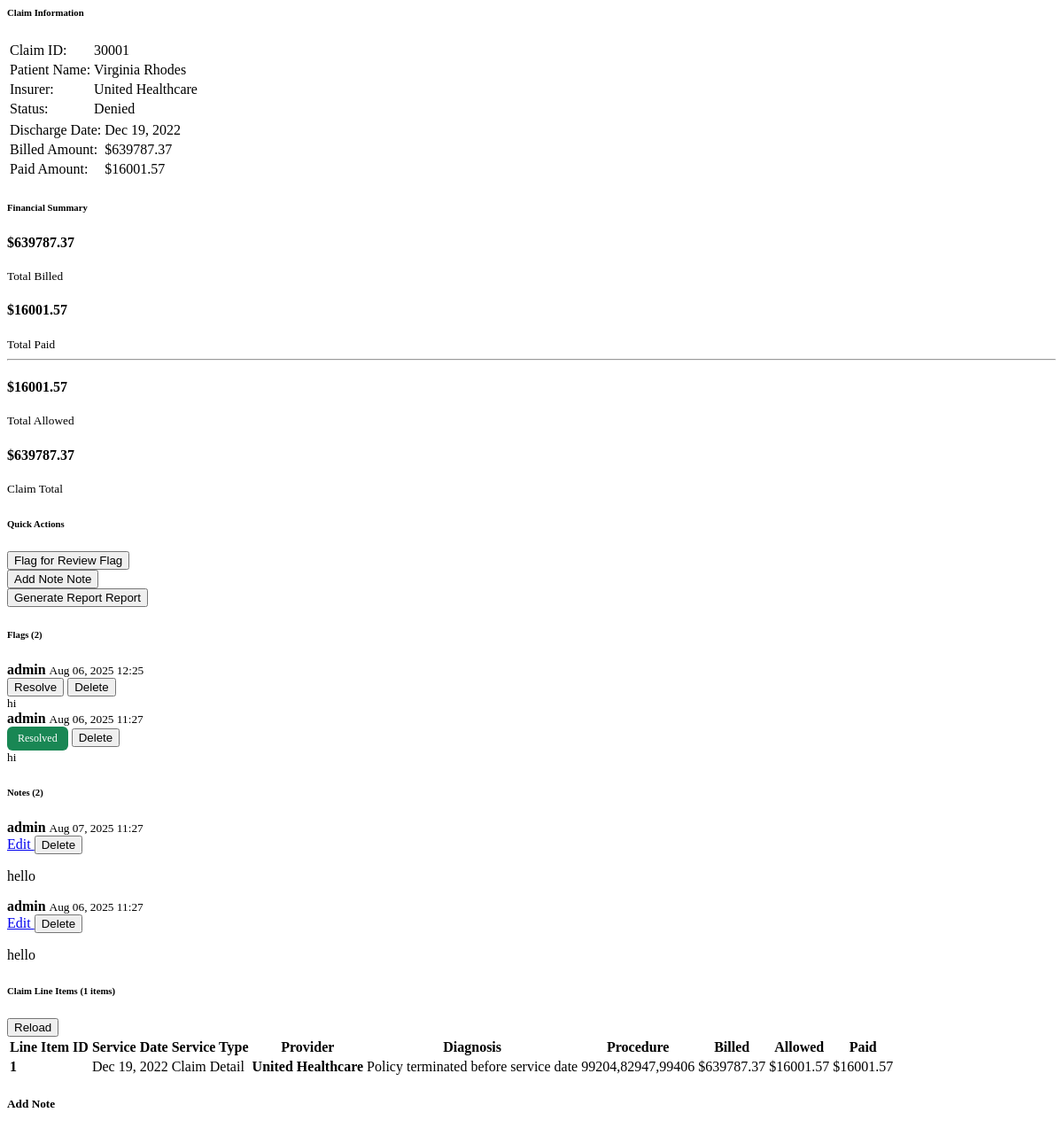
Before: /dashboard/claims/30001/htmx/ (signed in, upper part) with the older database file.
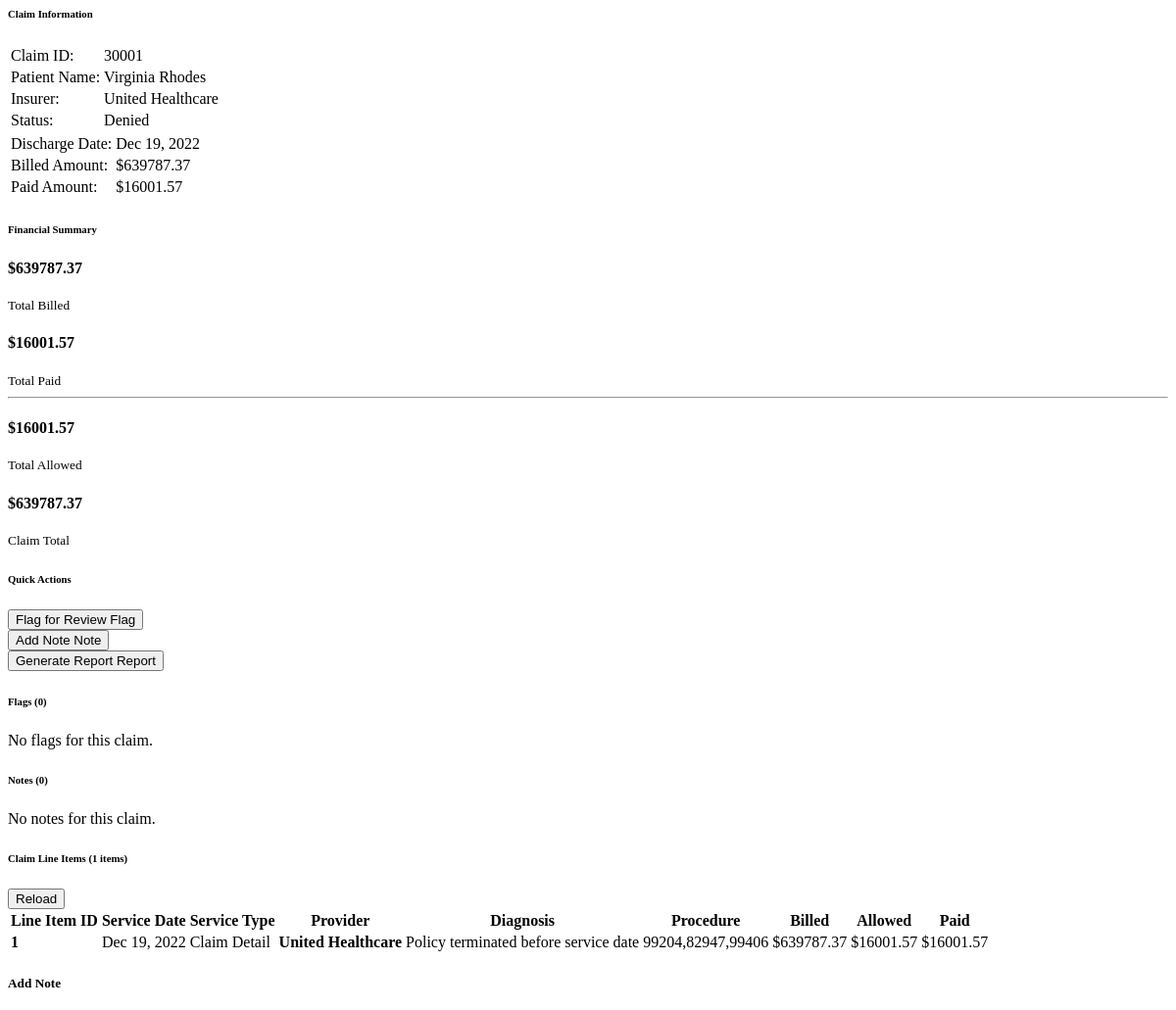
After: the same page with the newer database file.
### claims/models.py (models this page shows, shortened)
class ClaimFlag(models.Model):
    claim = models.ForeignKey(ClaimList, on_delete=models.CASCADE, related_name='flags')
    user = models.ForeignKey(User, on_delete=models.CASCADE)
    flagged_at = models.DateTimeField()
    reason = models.CharField(max_length=500, blank=True, null=True)
    is_resolved = models.BooleanField(default=False)
    resolved_at = models.DateTimeField(blank=True, null=True)
    resolved_by = models.ForeignKey(User, on_delete=models.SET_NULL, null=True, blank=True, related_name='resolved_flags')
    class Meta:
        db_table = 'claim_flag'
        verbose_name = 'Claim Flag'
        verbose_name_plural = 'Claim Flags'

class ClaimNote(models.Model):
    claim = models.ForeignKey(ClaimList, on_delete=models.CASCADE, related_name='notes')
    user = models.ForeignKey(User, on_delete=models.CASCADE)
    note = models.TextField()
    created_at = models.DateTimeField()
    updated_at = models.DateTimeField(auto_now=True)
    class Meta:
        db_table = 'claim_note'
        verbose_name = 'Claim Note'
        verbose_name_plural = 'Claim Notes'
        ordering = ['-created_at']

class ClaimDetail(models.Model):
    id = models.IntegerField(primary_key=True)
    claim_id = models.BigIntegerField()
    denial_reason = models.CharField(max_length=500, blank=True, null=True)
    cpt_codes = models.CharField(max_length=500, blank=True, null=True)
    class Meta:
        db_table = 'claim_detail'
        verbose_name = 'Claim Detail'
        verbose_name_plural = 'Claim Details'

class ClaimList(models.Model):
    id = models.BigIntegerField(primary_key=True)
    patient_name = models.CharField(max_length=255, blank=True, null=True)
    billed_amount = models.DecimalField(max_digits=15, decimal_places=2, blank=True, null=True)
    paid_amount = models.DecimalField(max_digits=15, decimal_places=2, blank=True, null=True)
    status = models.CharField(max_length=100, blank=True, null=True)
    insurer_name = models.CharField(max_length=255, blank=True, null=True)
    discharge_date = models.DateField(blank=True, null=True)
    class Meta:
        db_table = 'claim_list'
        verbose_name = 'Claim List'
        verbose_name_plural = 'Claim Lists'

### claims/views.py (the view)
# urls.py: path('claims/<str:claim_id>/htmx/', views.claim_detail_htmx, name='claim_detail_htmx'),
@login_required
def claim_detail_htmx(request, claim_id):
    claim = get_object_or_404(ClaimList, id=claim_id)
    claim_details = ClaimDetail.objects.filter(claim_id=claim_id)
    total_billed = claim.billed_amount or 0
    total_paid = claim.paid_amount or 0
    total_allowed = total_paid
    flags = claim.flags.all().order_by('-flagged_at')
    notes = claim.notes.all().order_by('-created_at')
    context = {
        'claim': claim,
        'claim_details': claim_details,
        'total_billed': total_billed,
        'total_paid': total_paid,
        'total_allowed': total_allowed,
        'flags': flags,
        'notes': notes,
    }
    return render(request, 'claims/claim_detail_partial.html', context)

### templates/claims/claim_detail_partial.html (shortened to what the changed rows need)
<div class="row g-3 mb-4" x-data="{
    showQuickActions: true,
    activeTab: 'info'
}">
    <div class="col-12 col-lg-8">
        <div class="card h-100 shadow-sm">
            <div class="card-body p-3 p-md-4">
                <div class="row g-3">
                    <div class="col-12 col-sm-6">
                        <div class="table-responsive">
                            <table class="table table-borderless table-sm">
                                <tr>
                                    <td class="fw-bold text-nowrap pe-3">Claim ID:</td>
                                    <td class="text-break">{{ claim.id }}</td>
                                </tr>
                                <tr>
                                    <td class="fw-bold text-nowrap pe-3">Patient Name:</td>
                                    <td class="text-break">{{ claim.patient_name|default:"-" }}</td>
                                </tr>
                                <tr>
                                    <td class="fw-bold text-nowrap pe-3">Insurer:</td>
                                    <td class="text-break">{{ claim.insurer_name|default:"-" }}</td>
                                </tr>
                                <tr>
                                    <td>
                                        <span class="badge bg-{% if claim.status == 'Paid' %}success{% elif claim.status == 'Under Review' %}warning{% elif claim.status == 'Denied' %}danger{% else %}info{% endif %} fs-6">
                                            {{ claim.status|default:"Unknown" }}
                                        </span>
                                    </td>
                                </tr>
                            </table>
                        </div>
                    </div>
                    <div class="col-12 col-sm-6">
                        <div class="table-responsive">
                            <table class="table table-borderless table-sm">
                                <tr>
                                    <td class="fw-bold text-nowrap pe-3">Discharge Date:</td>
                                    <td class="text-break">{{ claim.discharge_date|date:"M d, Y"|default:"-" }}</td>
                                </tr>
                                <tr>
                                    <td class="fw-bold text-nowrap pe-3">Billed Amount:</td>
                                    <td class="text-break">${{ claim.billed_amount|floatformat:2|default:"0.00" }}</td>
                                </tr>
                                <tr>
                                    <td class="fw-bold text-nowrap pe-3">Paid Amount:</td>
                                    <td class="text-break">${{ claim.paid_amount|floatformat:2|default:"0.00" }}</td>
                                </tr>
                            </table>
                        </div>
                    </div>
                </div>
            </div>
        </div>
    </div>
    <div class="col-12 col-lg-4">
        <div class="card h-100 shadow-sm">
            <div class="card-body p-3 p-md-4">
                <div class="row g-2 text-center">
                    <div class="col-6">
                        <div class="border-end border-2">
                            <h4 class="text-primary mb-1 fs-5 fs-md-4">${{ total_billed|floatformat:2 }}</h4>
                            <small class="text-muted d-block">Total Billed</small>
                        </div>
                    </div>
                    <div class="col-6">
                        <div>
                            <h4 class="text-success mb-1 fs-5 fs-md-4">${{ total_paid|floatformat:2 }}</h4>
                            <small class="text-muted d-block">Total Paid</small>
                        </div>
                    </div>
                </div>
                <div class="row g-2 text-center">
                    <div class="col-6">
                        <div class="border-end border-2">
                            <h4 class="text-info mb-1 fs-5 fs-md-4">${{ total_allowed|floatformat:2 }}</h4>
                            <small class="text-muted d-block">Total Allowed</small>
                        </div>
                    </div>
                    <div class="col-6">
                        <div>
                            <h4 class="text-warning mb-1 fs-5 fs-md-4">${{ total_billed|floatformat:2 }}</h4>
                            <small class="text-muted d-block">Claim Total</small>
                        </div>
                    </div>
                </div>
            </div>
        </div>
    </div>
</div>
<div class="row g-3 mb-4">
    <div class="col-12 col-lg-6">
        <div class="card h-100 shadow-sm">
            <div class="card-header bg-light">
                <h6 class="m-0 fw-bold fs-6">Flags ({{ flags.count }})</h6>
            </div>
            <div class="card-body d-flex flex-column p-3 p-md-4">
                {% if flags %}
                <div class="flex-grow-1">
                    {% for flag in flags %}
                    <div class="alert {% if flag.is_resolved %}alert-success{% else %}alert-warning{% endif %} mb-2">
                        <div class="d-flex justify-content-between align-items-start mb-2">
                            <div>
                                <strong>{{ flag.user.username }}</strong>
                                <small class="text-muted ms-2">{{ flag.flagged_at|date:"M d, Y H:i" }}</small>
                            </div>
                            <div class="d-flex align-items-center" style="gap: 0.5rem;">
                                {% if not flag.is_resolved %}
                                <form method="post" action="{% url 'claims:resolve_flag' flag.id %}" style="display: inline;">
                                    <button type="submit" class="btn btn-sm btn-success">
                                         Resolve
                                    </button>
                                </form>
                                {% else %}
                                <span style="background-color: #198754; color: white; font-size: 0.75rem; padding: 0.375rem 0.75rem; border-radius: 0.375rem; display: inline-block;">Resolved</span>
                                {% endif %}
                                {% if user == flag.user or user.is_superuser %}
                                <button type="button" class="btn btn-sm btn-outline-danger" onclick="showDeleteFlagModal({{ flag.id }})">
                                     Delete
                                </button>
                                {% endif %}
                            </div>
                        </div>
                        {% if flag.reason %}
                        <div class="mt-2">
                            <small>{{ flag.reason }}</small>
                        </div>
                        {% endif %}
                    </div>
                    {% endfor %}
                </div>
                {% else %}
                <div class="flex-grow-1 d-flex align-items-center justify-content-center">
                    <p class="text-muted mb-0">No flags for this claim.</p>
                </div>
                {% endif %}
            </div>
        </div>
    </div>
    <div class="col-12 col-lg-6">
        <div class="card h-100 shadow-sm">
            <div class="card-header bg-light">
                <h6 class="m-0 fw-bold fs-6">Notes ({{ notes.count }})</h6>
            </div>
            <div class="card-body d-flex flex-column p-3 p-md-4">
                {% if notes %}
                <div class="flex-grow-1">
                    {% for note in notes %}
                    <div class="border-bottom pb-2 mb-2">
                        <div class="d-flex justify-content-between align-items-start mb-2">
                            <div>
                                <strong>{{ note.user.username }}</strong>
                                <small class="text-muted ms-2">{{ note.created_at|date:"M d, Y H:i" }}</small>
                            </div>
                            {% if user == note.user or user.is_superuser %}
                            <div class="d-flex align-items-center" style="gap: 0.5rem;">
                                <a href="{% url 'claims:edit_note' note.id %}" class="btn btn-outline-primary btn-sm">
                                     Edit
                                </a>
                                <button type="button" class="btn btn-outline-danger btn-sm" onclick="showDeleteNoteModal({{ note.id }})">
                                     Delete
                                </button>
                            </div>
                            {% endif %}
                        </div>
                        <div class="mt-2">
                            <p class="mb-0">{{ note.note }}</p>
                        </div>
                    </div>
                    {% endfor %}
                </div>
                {% else %}
                <div class="flex-grow-1 d-flex align-items-center justify-content-center">
                    <p class="text-muted mb-0">No notes for this claim.</p>
                </div>
                {% endif %}
            </div>
        </div>
    </div>
</div>
<div class="card shadow-sm claim-line-items">
    <div class="card-body p-0">
        <div class="table-responsive">
            <table class="table table-hover table-sm mb-0">
                <thead class="table-light">
                    <tr>
                        <th class="text-nowrap">Line Item ID</th>
                        <th class="text-nowrap">Service Date</th>
                        <th class="text-nowrap">Service Type</th>
                        <th class="text-nowrap">Provider</th>
                        <th class="text-nowrap">Diagnosis</th>
                        <th class="text-nowrap">Procedure</th>
                        <th class="text-nowrap">Billed</th>
                        <th class="text-nowrap">Allowed</th>
                        <th class="text-nowrap">Paid</th>
                    </tr>
                </thead>
                <tbody>
                                         {% for detail in claim_details %}
                     <tr>
                         <td class="text-nowrap"><strong>{{ detail.id|default:"-" }}</strong></td>
                         <td class="text-nowrap">{{ claim.discharge_date|date:"M d, Y"|default:"-" }}</td>
                         <td class="text-nowrap">
                             <span class="badge bg-info fs-6">Claim Detail</span>
                         </td>
                         <td class="text-break">
                             <div>
                                 <strong>{{ claim.insurer_name|default:"-" }}</strong>
                             </div>
                         </td>
                         <td class="text-break">
                             {% if detail.denial_reason %}
                                 <span class="badge bg-danger diagnosis-badge fs-6">{{ detail.denial_reason }}</span>
                             {% else %}
                                 <span class="badge bg-success diagnosis-badge fs-6">No Denial</span>
                             {% endif %}
                         </td>
                         <td class="text-break">
                             {% if detail.cpt_codes %}
                                 <span class="badge bg-primary diagnosis-badge fs-6">{{ detail.cpt_codes }}</span>
                             {% else %}
                                 <span class="text-muted">-</span>
                             {% endif %}
                         </td>
                         <td class="text-nowrap">${{ claim.billed_amount|floatformat:2|default:"0.00" }}</td>
                         <td class="text-nowrap">${{ claim.paid_amount|floatformat:2|default:"0.00" }}</td>
                         <td class="text-nowrap">${{ claim.paid_amount|floatformat:2|default:"0.00" }}</td>
                     </tr>
                     {% empty %}
                     <tr>
                         <td colspan="9" class="text-center">No line items found for this claim.</td>
                     </tr>
                     {% endfor %}
                </tbody>
            </table>
        </div>
    </div>
</div>

Changed rows visible on the page:
removed ClaimFlag: user.username "admin", flagged_at "Aug 06, 2025 12:25", is_resolved "Resolve", reason "hi"
removed ClaimFlag: user.username "admin", flagged_at "Aug 06, 2025 11:27", is_resolved "Resolved", reason "hi"
removed ClaimNote: user.username "admin", created_at "Aug 07, 2025 11:27", note "hello"
removed ClaimNote: user.username "admin", created_at "Aug 06, 2025 11:27", note "hello"
Other visible differences:
{{ flags.count }}: "2" → "0"
{{ notes.count }}: "2" → "0"
text now shown: "No flags for this claim. No notes for this claim."
